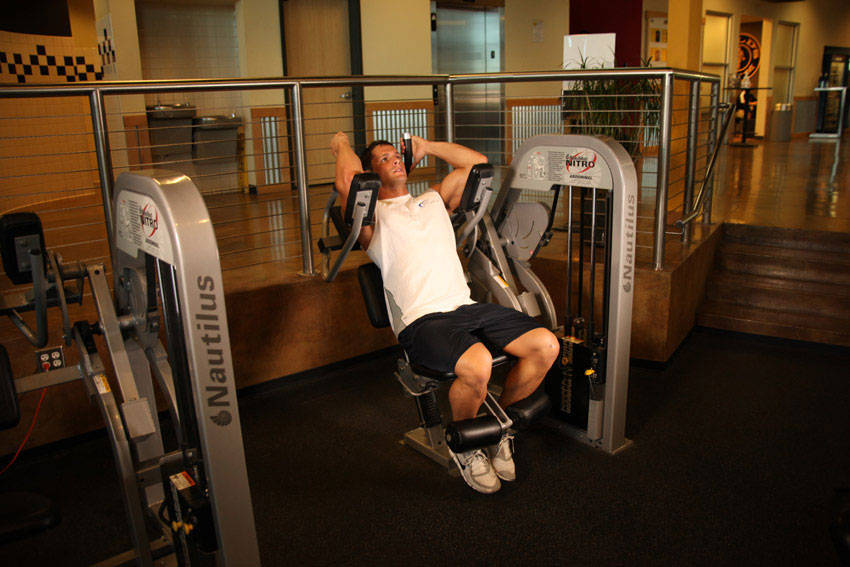
#> input picture data/exercises/Ab_Crunch_Machine/0.jpg, 850 x 567 px
$ python find-hands.py ../../data/exercises/Ab_Crunch_Machine/0.jpg
#> lines starting #> are read from the running program, lines starting #| are printed output that depends on the picture
# -*- coding: utf-8 -*-
"""Поиск кожных пятен (кистей) в кадре без numpy: downsampling + BFS-компоненты."""
import sys
from PIL import Image


def skin_mask(im, scale=0.25):
    w, h = im.size
    sm = im.convert('RGB').resize((max(1, int(w * scale)), max(1, int(h * scale))), Image.BILINEAR)
    px = sm.load()
    sw, sh = sm.size
    mask = bytearray(sw * sh)
    for y in range(sh):
        for x in range(sw):
            r, g, b = px[x, y]
            if r > 110 and r > g + 8 and g > b + 4 and 18 < r - b < 130:
                mask[y * sw + x] = 1
    return mask, sw, sh, scale


def components(mask, sw, sh, min_area=25):
    seen = bytearray(sw * sh)
    out = []
    for y in range(sh):
        for x in range(sw):
            i = y * sw + x
            if not mask[i] or seen[i]:
                continue
            stack = [i]
            seen[i] = 1
            area = 0
            x0 = x1 = x
            y0 = y1 = y
            while stack:
                j = stack.pop()
                area += 1
                cy, cx = divmod(j, sw)
                if cx < x0: x0 = cx
                if cx > x1: x1 = cx
                if cy < y0: y0 = cy
                if cy > y1: y1 = cy
                for ny in (cy - 1, cy, cy + 1):
                    for nx in (cx - 1, cx, cx + 1):
                        if 0 <= nx < sw and 0 <= ny < sh:
                            k = ny * sw + nx
                            if mask[k] and not seen[k]:
                                seen[k] = 1
                                stack.append(k)
            if area >= min_area:
                out.append((area, x0, y0, x1, y1))
    out.sort(reverse=True)
    return out


def report(path, label, crop=None):
#> called with label = '0.jpg'
    im = Image.open(path)
#> im is the input picture: PIL image 850x567 RGB; mean R, G, B 75.8, 54.3, 33.1
    W, H = im.size
#> W = 850; H = 567
    mask, sw, sh, scale = skin_mask(im)
#> in skin_mask, `sm = im.convert('RGB').resize((max(1, int(w * scale)), max(1, int(h * ..`:
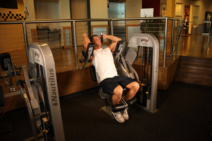
#> sm: PIL image 212x141 RGB; mean R, G, B 75.8, 54.3, 33.1
#> sw = 212; sh = 141; scale = 0.25
    comps = components(mask, sw, sh)
#> after the loop in components, `for y in range(sh):`: out = 18 items, first 6: (894, 14, 0, 87, 51), (883, 90, 0, 171, 39), (144, 170, 0, 188, 24), (240, 191, 1, 204, 27), (190, 73, 3, 85, 18), (52, 0, 9, 17, 15)
#> comps = 18 items, first 6: (1088, 116, 20, 161, 94), (977, 91, 21, 121, 82), (894, 14, 0, 87, 51), (883, 90, 0, 171, 39), (723, 29, 42, 57, 99), (575, 0, 24, 24, 51)
    print(f'{label}  {path.split("/")[-1]}  {W}x{H}')
#| 0.jpg  0.jpg  850x567
    for area, x0, y0, x1, y1 in comps[:10]:
        cx, cy = ((x0 + x1) / 2.0) / scale, ((y0 + y1) / 2.0) / scale
        wpx, hpx = (x1 - x0 + 1) / scale, (y1 - y0 + 1) / scale
        print(f'   пятно px={area:6d}  центр=({cx:.0f},{cy:.0f}) rel=({cx/W:.3f},{cy/H:.3f})'
              f'  бокс=({x0/scale:.0f},{y0/scale:.0f},{x1/scale:.0f},{y1/scale:.0f})  {wpx:.0f}x{hpx:.0f}')
#> this loop made 10 passes
#> (area, x0, y0, x1, y1, cx, cy, wpx) on passes 1 to 10: (1088, 116, 20, 161, 94, 554, 228, 184), (977, 91, 21, 121, 82, 424, 206, 124), (894, 14, 0, 87, 51, 202, 102, 296), (883, 90, 0, 171, 39, 522, 78, 328), (723, 29, 42, 57, 99, 172, 282, 116), (575, 0, 24, 24, 51, 48, 150, 100), (388, 26, 22, 71, 45, 194, 134, 184), (240, 191, 1, 204, 27, 790, 56, 56), (190, 73, 3, 85, 18, 316, 42, 52), (144, 170, 0, 188, 24, 716, 48, 76)
#|    пятно px=  1088  центр=(554,228) rel=(0.652,0.402)  бокс=(464,80,644,376)  184x300
#|    пятно px=   977  центр=(424,206) rel=(0.499,0.363)  бокс=(364,84,484,328)  124x248
#|    пятно px=   894  центр=(202,102) rel=(0.238,0.180)  бокс=(56,0,348,204)  296x208
#|    пятно px=   883  центр=(522,78) rel=(0.614,0.138)  бокс=(360,0,684,156)  328x160
#|    пятно px=   723  центр=(172,282) rel=(0.202,0.497)  бокс=(116,168,228,396)  116x232
#|    пятно px=   575  центр=(48,150) rel=(0.056,0.265)  бокс=(0,96,96,204)  100x112
#|    пятно px=   388  центр=(194,134) rel=(0.228,0.236)  бокс=(104,88,284,180)  184x96
#|    пятно px=   240  центр=(790,56) rel=(0.929,0.099)  бокс=(764,4,816,108)  56x108
#> (further printed lines are left out)
    print()


if __name__ == '__main__':
    for p in sys.argv[1:]:
        report(p, p.split('/')[-1].replace('Underhand-Grip_Dumbbell_Bench_Press_', 'U_')
                                 .replace('High_Foot_Position_Leg_Press_', 'L_'))
